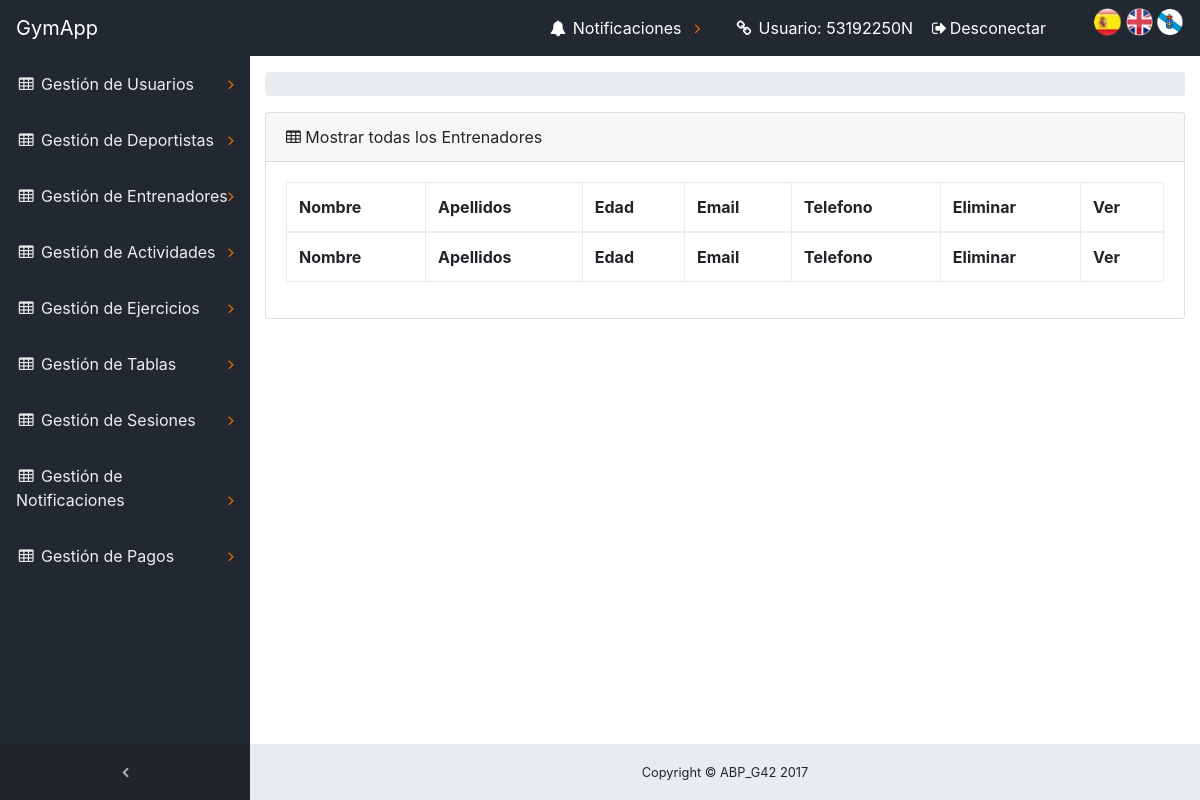
The page /ABP/index.php?controller=Entrenador&action=entrenadorListar (signed in) on the database as committed earlier.
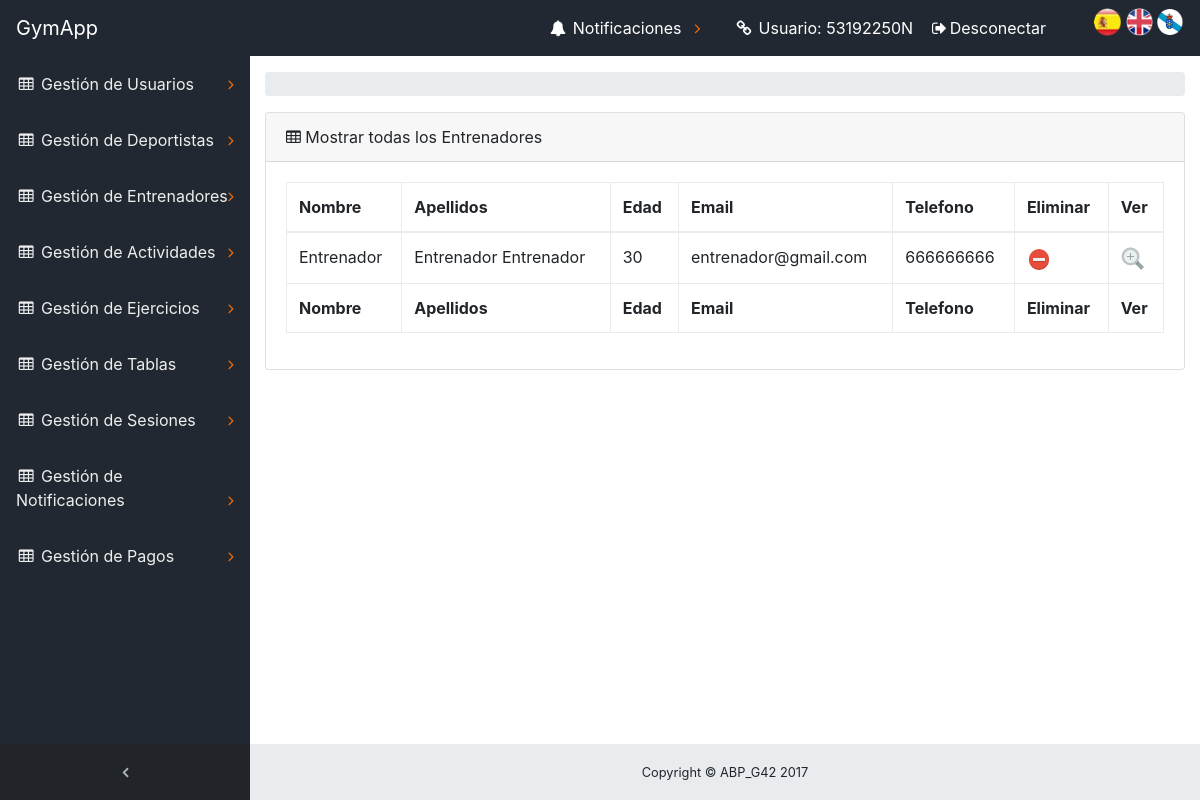
The same page on the database as committed later.
### tables this page shows
CREATE TABLE `usuario` (
  `dni` varchar(10) NOT NULL,
  `nombre` varchar(30) NOT NULL,
  `apellidos` varchar(30) NOT NULL,
  `edad` tinyint(4) DEFAULT NULL,
  `contrasena` varchar(128) NOT NULL,
  `email` varchar(100) DEFAULT NULL,
  `telefono` varchar(20) NOT NULL,
  `fechaAlta` date NOT NULL
);

### ABP/core/ViewManager.php (called while the page is built, shortened)
<?php
class ViewManager {
	private $variables = array();
	public function setVariable($varname, $value, $flash=false) {
		$this->variables[$varname] = $value;
	}
	public function getVariable($varname, $default=NULL) {
		if (!isset($this->variables[$varname])) {
			return $default;
		}
		return $this->variables[$varname];
	}
	public function render($controller, $viewname) {
		include(__DIR__ . "/../view/$controller/$viewname.php");
	}
	private static $viewmanager_singleton = NULL;
	public static function getInstance() {
		if (self::$viewmanager_singleton == null) {
			self::$viewmanager_singleton = new ViewManager();
		}
		return self::$viewmanager_singleton;
	}
}

### ABP/controller/EntrenadorController.php (called while the page is built, shortened)
<?php
require_once(__DIR__."/../core/ViewManager.php");
require_once(__DIR__ . "/../model/EntrenadorMapper.php");
class EntrenadorController extends BaseController
{
    private $entrenadorMapper;
    public function __construct()
    {
        $this->entrenadorMapper = new EntrenadorMapper();
    }
    public function entrenadorListar()
    {
       $entrenadores = $this->entrenadorMapper->listar();
       $this->view->setVariable("entrenadores",$entrenadores);
       $this->view->render("entrenador","entrenadorSHOWALL");
    }
}
?>

### ABP/index.php (called while the page is built, shortened)
<?php
function run() {
	try {
		$controller = loadController($_GET["controller"]);
		$actionName = $_GET["action"];
		$controller->$actionName();
	} catch(Exception $ex) {
		die("An exception occured!!!!!".$ex->getMessage());
	}
}
function loadController($controllerName) {
	return new $controllerClassName();
}
run();
?>

### ABP/core/I18n.php (called while the page is built, shortened)
<?php
class I18n {
	private $messages;
	public function setLanguage($language) {
		$this->messages = $i18n_messages;
	}
	public function i18n($key) {
		if (isset($this->messages[$key])){
			return $this->messages[$key];
		}else{
			return $key;
		}
	}
	private static $i18n_singleton = null;
	public static function getInstance() {
		if (self::$i18n_singleton == NULL) {
			self::$i18n_singleton = new I18n();
		}
		return self::$i18n_singleton;
	}
}
function i18n($key) {
	return I18n::getInstance()->i18n($key);
}

### ABP/view/messages/messages_es.php (called while the page is built)
<?php
    $i18n_messages = array(
    	'Nombre'=> 'Nombre',
    	'Asunto' => 'Asunto',
    	'contenido' => 'contenido',
    	'nombre' => 'nombre',
    	'El atributo '=>'El atributo ',
    	' no puede ser vacío' => ' no puede ser vacío',
    	'Longitud incorrecta. El atributo ' => 'Longitud incorrecta. El atributo ',
    	' debe tener una longitud máxima de '=>' debe tener una longitud máxima de ',
    	' y tiene '=>' y tiene ',
    	'El atributo no sigue el formato correcto. Pruebe example@example.com' => 'El atributo no sigue el formato correcto. Pruebe example@example.com',
    	' contiene caracteres no alfabéticos'=>' contiene caracteres no alfabéticos',
    	' no esta comprendido en ['=>' no esta comprendido en [',
    	' no puede tener mas de ' => ' no puede tener mas de ',
    	'decimales'=>'decimales',
    	' no tiene 8 números seguidos de una letra: FORMATO INCORRECTO!!!'=>' no tiene 8 números seguidos de una letra: FORMATO INCORRECTO!!!',
    	'La letra del DNI no es correcta'=>'La letra del DNI no es correcta',
    	' no tiene un formato válido de telefeno.'=>' no tiene un formato válido de telefeno.',
    	' debe estar compuesto únicamente por digitos.'=>' debe estar compuesto únicamente por digitos.',
        'precio' => 'precio',
        ': activar para ordenar columna ascendentemente'=>': activar para ordenar columna ascendentemente',
        ': activar para ordenar columna descendentemente'=>': activar para ordenar columna descendentemente',
        'Primero' => 'Primero',
        'Último'=>'Último',
        'Siguiente'=>'Siguiente',
        'Anterior'=>'Anterior',
        'Tabla sin datos'=>'Tabla sin datos',
        'Mostrando _START_ a _END_ de _TOTAL_ elementos'=>'Mostrando _START_ a _END_ de _TOTAL_ elementos',
        'Mostrando 0 a 0 de 0 elementos'=>'Mostrando 0 a 0 de 0 elementos',
        '(filtrados de _MAX_ elementos totales)'=>'(filtrados de _MAX_ elementos totales)',
        'Mostrar _MENU_ elementos'=>'Mostrar _MENU_ elementos',
        'Cargando...'=>'Cargando...',
        'Procesando...'=>'Procesando...',
        'Buscar:'=>'Buscar:',
        'No se encontró nada'=>'No se encontró nada',
        'dni' => 'dni',
        'contraseña' => 'contraseña'
    );
?>

### ABP/model/Usuario.php (called while the page is built, shortened)
<?php
class Usuario
{
            private $dni;
            private $nombre;
            private $apellidos;
            private $edad;
            private $email;
            private $telefono;
        function __construct($dni=NULL,$nombre=NULL,$apellidos=NULL,$edad=NULL,$password=NULL,$email=NULL,$telefono=NULL,$fechaAlta=NULL){
            $this->dni = $dni;
            $this->nombre = $nombre;
            $this->apellidos = $apellidos;
            $this->edad = $edad;
            $this->email = $email;
            $this->telefono = $telefono;
        }
    public function getDni() {
        return $this->dni;
    }
    public function getNombre() {
        return $this->nombre;
    }
    public function getApellidos() {
        return $this->apellidos;
    }
    public function getEdad(){
        return $this->edad;
    }
    public function getEmail(){
        return $this->email;
    }
    public function getTelefono(){
        return $this->telefono;
    }
}
?>

### ABP/model/UsuarioMapper.php (called while the page is built, shortened)
<?php
require_once(__DIR__."/../core/Access_DB.php");
require_once(__DIR__."/Usuario.php");
class UsuarioMapper {
    public function __construct()
    {
        $this->db = PDOConnection::getInstance();
    }
}
?>

### ABP/core/Access_DB.php (called while the page is built, shortened)
<?php
class PDOConnection {
	private static $db_singleton = null;
	public static function getInstance() {
		if (self::$db_singleton == null) {
			self::$db_singleton = new PDO(
			"mysql:host=".HOST.";dbname=".DB.";charset=utf8",
			USER,
			PASS,
			array(
				PDO::ATTR_EMULATE_PREPARES => false,
				PDO::ATTR_ERRMODE => PDO::ERRMODE_EXCEPTION)
			);
		}
		return self::$db_singleton;
	}
}
?>

### ABP/model/EntrenadorMapper.php (called while the page is built, shortened)
<?php
require_once(__DIR__."/../core/Access_DB.php");
require_once(__DIR__."/UsuarioMapper.php");
require_once(__DIR__."/Usuario.php");
class EntrenadorMapper extends UsuarioMapper
{
public function listar()
    {
        $stmt = $this->db->query("SELECT * from entrenador");
        $entrenadores_db = $stmt->fetchAll(PDO::FETCH_ASSOC);
        $entrenadores = array();
        foreach ($entrenadores_db as $entrenador)
        {
            $stmt1 = $this->db->prepare("SELECT * from usuario WHERE dni=?");
            $stmt1->execute(array($entrenador['dniEntrenador']));
            $usuario_db = $stmt1->fetch(PDO::FETCH_ASSOC);
            array_push($entrenadores, new Usuario($usuario_db['dni'],$usuario_db['nombre'],$usuario_db['apellidos'],$usuario_db['edad'],null,$usuario_db['email'],$usuario_db['telefono'],$usuario_db['fechaAlta']));
        }
        return $entrenadores;
    }
}
?>

### ABP/View/entrenador/entrenadorSHOWALL.php (the view, shortened to what the changed rows need)
<?php
require_once(__DIR__."/../../core/ViewManager.php");
$view = ViewManager::getInstance();
$usuarios = $view->getVariable("entrenadores");
?>
<div class="content-wrapper">
    <div class="container-fluid">
            <div class="card mb-3">
            <div class="card-body">
                <div class="table-responsive">
                    <table class="table table-bordered" id="dataTable" width="100%" cellspacing="0" >
                        <thead>
                            <tr>
                            <th><?= i18n("Nombre") ?></th>
                            <th><?= i18n("Apellidos") ?></th>
                            <th><?= i18n("Edad") ?></th>
                            <th><?= i18n("Email") ?></th>
                            <th><?= i18n("Telefono") ?></th>
                            <th><?= i18n("Eliminar") ?></th>
                            <th><?= i18n("Ver") ?></th>
                        </tr>
                        </thead>
                            <tfoot>
                                <tr>
                                <th><?= i18n("Nombre") ?></th>
                                <th><?= i18n("Apellidos") ?></th>
                                <th><?= i18n("Edad") ?></th>
                                <th><?= i18n("Email") ?></th>
                                <th><?= i18n("Telefono") ?></th>
                                <th><?= i18n("Eliminar") ?></th>
                                <th><?= i18n("Ver") ?></th>
                            </tr>
                            </tfoot>
            <tbody>
<?php
                foreach($usuarios as $usuario){
?>
                    <tr>
                        <td><?php echo $usuario->getNombre(); ?></td>
                        <td><?php echo $usuario->getApellidos(); ?></td>
                        <td><?php echo $usuario->getEdad(); ?></td>
                        <td><?php echo $usuario->getEmail(); ?></td>
                        <td><?php echo $usuario->getTelefono(); ?></td>
                        <td>
                         <a href='./index.php?controller=Entrenador&amp;action=entrenadorDELETE&amp;dniEntrenador=<?php echo $usuario->getDni();?>'><img src='./view/Icons/delete.png'>
                        </a>
                        </td>
                        <td>
                        <a href='./index.php?controller=Entrenador&amp;action=entrenadorView&amp;dniEntrenador=<?php echo $usuario->getDni();?>'><img src='./view/Icons/detalle.png'>
                        </a>
                        </td>
                    </tr>
<?php
                }
?>
            </tbody>
                        </table>
                        </div>
                    </div>
            </div>
    </div>
</div>

Rows that differ between the two databases and show on the page:
added usuario: nombre "Entrenador", apellidos "Entrenador Entrenador", edad "30", email "entrenador@gmail.com", telefono "666666666"
